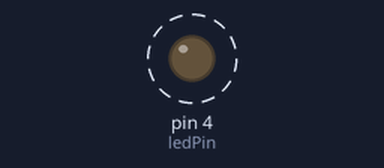
Recording of a sketch running on a simulated Arduino Uno, built with avr-gcc and run on an emulated ATmega328P. On the bench: output pins drawn as LEDs (lit = HIGH). Dashed ring = blinking.

Above: at 0.25 s.
Timing chart, 0 to 3.0 s (numbered marks = the images above):
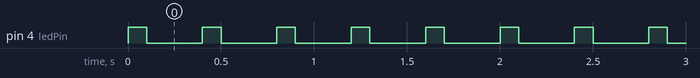

The sketch:

04-Basic_Interrupts.ino
```cpp
int buttonPin = 7; // Define pin number for button
int ledPin = 4; // Define pin number for LED

void setup() {

  pinMode(ledPin, OUTPUT); // Set LED pin as output
  pinMode(buttonPin, INPUT_PULLUP); // Set button pin as input with pull-up resistor
  attachInterrupt(digitalPinToInterrupt(buttonPin), pressedBlink, CHANGE);
}

void loop() {


    digitalWrite(ledPin, HIGH); // Turn on LED
    delay(100); // Wait for 500ms
    digitalWrite(ledPin, LOW); // Turn off LED
    delay(300); // Wait for 500ms


}


void pressedBlink(){

  while (digitalRead(buttonPin) == LOW) { // While button is not pressed
    digitalWrite(ledPin, HIGH); // Turn on LED
  }

}
```

Measured:
- by itself, pin 4 (ledPin): alternates HIGH for 0.10 s and LOW for 0.30 s
